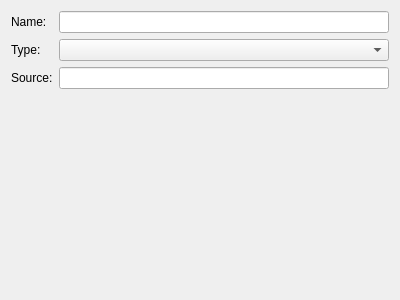
<?xml version="1.0" encoding="UTF-8"?>
<ui version="4.0">
 <class>NodeProperties</class>
 <widget class="QWidget" name="NodeProperties">
  <property name="geometry">
   <rect>
    <x>0</x>
    <y>0</y>
    <width>400</width>
    <height>300</height>
   </rect>
  </property>
  <property name="windowTitle">
   <string>Form</string>
  </property>
  <layout class="QFormLayout" name="propertiesLayout">
   <item row="0" column="0">
    <widget class="QLabel" name="nameLabel">
     <property name="text">
      <string>Name:</string>
     </property>
    </widget>
   </item>
   <item row="0" column="1">
    <widget class="QLineEdit" name="nameInput"/>
   </item>
   <item row="1" column="0">
    <widget class="QLabel" name="typeLabel">
     <property name="text">
      <string>Type:</string>
     </property>
    </widget>
   </item>
   <item row="1" column="1">
    <widget class="QComboBox" name="typeInput"/>
   </item>
   <item row="2" column="0">
    <widget class="QLabel" name="sourceLabel">
     <property name="text">
      <string>Source:</string>
     </property>
    </widget>
   </item>
   <item row="2" column="1">
    <widget class="QLineEdit" name="sourceInput"/>
   </item>
  </layout>
 </widget>
 <resources/>
 <connections/>
</ui>
